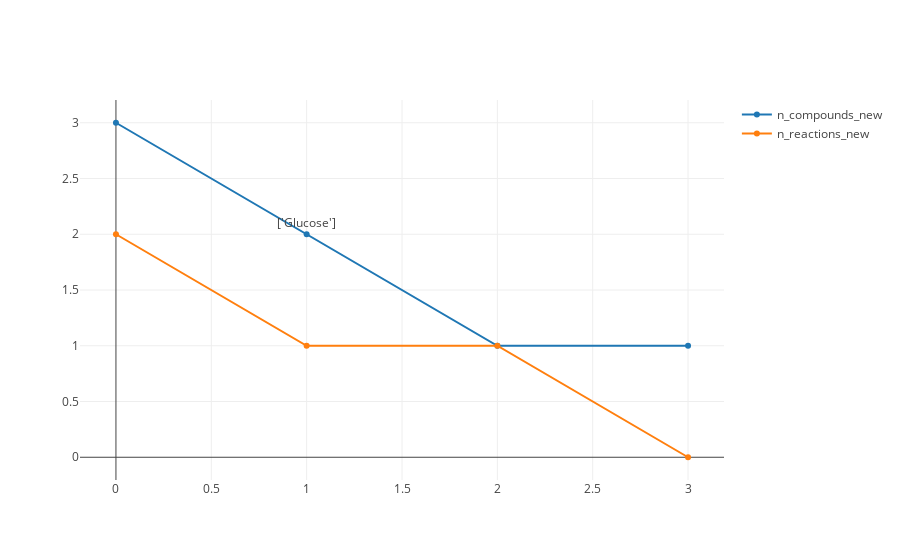

Notebook cell for this chart:
### Code cell
cool_plots(all_seed_dfs['Maltose_O2'],'n_compounds_new','n_reactions_new')

### Figure 1 — Plotly figure (JSON) as saved in the notebook; plotly's stock layout.template omitted (floating-point values rounded to 4 significant figures)
{"data": [{"mode": "lines+markers+text", "name": "n_compounds_new", "text": [null, "['Glucose']", null, null], "textposition": "top center", "type": "scatter", "x": [0, 1, 2, 3], "y": [3, 2, 1, 1]}, {"mode": "lines+markers", "name": "n_reactions_new", "type": "scatter", "x": [0, 1, 2, 3], "y": [2, 1, 1, 0]}], "layout": {"xaxis": {"autorange": true, "range": [-0.1991, 3.199], "type": "linear"}, "yaxis": {"autorange": true, "range": [-0.2197, 3.22], "type": "linear"}}}
